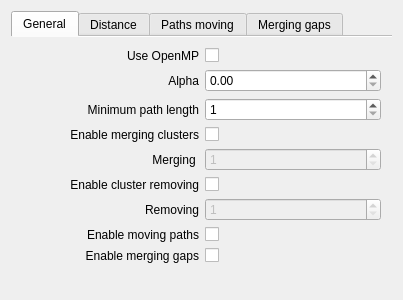
<?xml version="1.0" encoding="UTF-8"?>
<ui version="4.0">
 <class>PathAnalysisConfig</class>
 <widget class="IConfigItem" name="PathAnalysisConfig">
  <property name="geometry">
   <rect>
    <x>0</x>
    <y>0</y>
    <width>400</width>
    <height>300</height>
   </rect>
  </property>
  <property name="windowTitle">
   <string>Path analysis</string>
  </property>
  <layout class="QGridLayout" name="gridLayout">
   <item row="0" column="0">
    <widget class="QTabWidget" name="m_TabWidget">
     <property name="currentIndex">
      <number>0</number>
     </property>
     <property name="documentMode">
      <bool>true</bool>
     </property>
     <widget class="QWidget" name="m_GeneralTab">
      <attribute name="title">
       <string>General</string>
      </attribute>
      <layout class="QGridLayout" name="gridLayout_3">
       <item row="1" column="1">
        <widget class="QDoubleSpinBox" name="m_Alpha">
         <property name="maximum">
          <double>1.000000000000000</double>
         </property>
         <property name="singleStep">
          <double>0.100000000000000</double>
         </property>
        </widget>
       </item>
       <item row="1" column="0">
        <widget class="QLabel" name="label_2">
         <property name="text">
          <string>Alpha</string>
         </property>
         <property name="alignment">
          <set>Qt::AlignRight|Qt::AlignTrailing|Qt::AlignVCenter</set>
         </property>
        </widget>
       </item>
       <item row="10" column="0" colspan="2">
        <spacer name="verticalSpacer_2">
         <property name="orientation">
          <enum>Qt::Vertical</enum>
         </property>
         <property name="sizeHint" stdset="0">
          <size>
           <width>20</width>
           <height>40</height>
          </size>
         </property>
        </spacer>
       </item>
       <item row="2" column="1">
        <widget class="QSpinBox" name="m_MinimumPathLength">
         <property name="minimum">
          <number>1</number>
         </property>
         <property name="maximum">
          <number>100</number>
         </property>
        </widget>
       </item>
       <item row="0" column="0">
        <widget class="QLabel" name="label">
         <property name="text">
          <string>Use OpenMP</string>
         </property>
         <property name="alignment">
          <set>Qt::AlignRight|Qt::AlignTrailing|Qt::AlignVCenter</set>
         </property>
        </widget>
       </item>
       <item row="0" column="1">
        <widget class="QCheckBox" name="m_UseOpenMP">
         <property name="text">
          <string/>
         </property>
        </widget>
       </item>
       <item row="2" column="0">
        <widget class="QLabel" name="label_12">
         <property name="text">
          <string>Minimum path length</string>
         </property>
         <property name="alignment">
          <set>Qt::AlignRight|Qt::AlignTrailing|Qt::AlignVCenter</set>
         </property>
        </widget>
       </item>
       <item row="3" column="0">
        <widget class="QLabel" name="label_13">
         <property name="text">
          <string>Enable merging clusters</string>
         </property>
         <property name="alignment">
          <set>Qt::AlignRight|Qt::AlignTrailing|Qt::AlignVCenter</set>
         </property>
        </widget>
       </item>
       <item row="7" column="0">
        <widget class="QLabel" name="label_18">
         <property name="text">
          <string>Enable moving paths</string>
         </property>
         <property name="alignment">
          <set>Qt::AlignRight|Qt::AlignTrailing|Qt::AlignVCenter</set>
         </property>
        </widget>
       </item>
       <item row="3" column="1">
        <widget class="QCheckBox" name="m_EnableMerging">
         <property name="text">
          <string/>
         </property>
        </widget>
       </item>
       <item row="8" column="1">
        <widget class="QCheckBox" name="m_EnableMergingGaps">
         <property name="text">
          <string/>
         </property>
        </widget>
       </item>
       <item row="8" column="0">
        <widget class="QLabel" name="label_19">
         <property name="text">
          <string>Enable merging gaps</string>
         </property>
         <property name="alignment">
          <set>Qt::AlignRight|Qt::AlignTrailing|Qt::AlignVCenter</set>
         </property>
        </widget>
       </item>
       <item row="7" column="1">
        <widget class="QCheckBox" name="m_EnableMovingPaths">
         <property name="text">
          <string/>
         </property>
        </widget>
       </item>
       <item row="5" column="0">
        <widget class="QLabel" name="label_20">
         <property name="text">
          <string>Enable cluster removing</string>
         </property>
         <property name="alignment">
          <set>Qt::AlignRight|Qt::AlignTrailing|Qt::AlignVCenter</set>
         </property>
        </widget>
       </item>
       <item row="4" column="0">
        <widget class="QLabel" name="label_21">
         <property name="text">
          <string>Merging </string>
         </property>
         <property name="alignment">
          <set>Qt::AlignRight|Qt::AlignTrailing|Qt::AlignVCenter</set>
         </property>
        </widget>
       </item>
       <item row="5" column="1">
        <widget class="QCheckBox" name="m_EnableClusterRemoving">
         <property name="text">
          <string/>
         </property>
        </widget>
       </item>
       <item row="4" column="1">
        <widget class="QSpinBox" name="m_EnableMergingCount">
         <property name="enabled">
          <bool>false</bool>
         </property>
         <property name="minimum">
          <number>1</number>
         </property>
         <property name="maximum">
          <number>10</number>
         </property>
        </widget>
       </item>
       <item row="6" column="0">
        <widget class="QLabel" name="label_22">
         <property name="text">
          <string>Removing</string>
         </property>
         <property name="alignment">
          <set>Qt::AlignRight|Qt::AlignTrailing|Qt::AlignVCenter</set>
         </property>
        </widget>
       </item>
       <item row="6" column="1">
        <widget class="QSpinBox" name="m_EnableClusterRemovingCount">
         <property name="enabled">
          <bool>false</bool>
         </property>
         <property name="minimum">
          <number>1</number>
         </property>
         <property name="maximum">
          <number>10</number>
         </property>
        </widget>
       </item>
      </layout>
     </widget>
     <widget class="QWidget" name="m_DistanceTab">
      <attribute name="title">
       <string>Distance</string>
      </attribute>
      <layout class="QVBoxLayout" name="verticalLayout">
       <item>
        <widget class="QGroupBox" name="groupBox">
         <property name="title">
          <string>Weight</string>
         </property>
         <layout class="QHBoxLayout" name="horizontalLayout_4">
          <item>
           <widget class="QLabel" name="label_3">
            <property name="text">
             <string>X</string>
            </property>
            <property name="alignment">
             <set>Qt::AlignRight|Qt::AlignTrailing|Qt::AlignVCenter</set>
            </property>
           </widget>
          </item>
          <item>
           <widget class="QDoubleSpinBox" name="m_WeightX">
            <property name="decimals">
             <number>0</number>
            </property>
            <property name="maximum">
             <double>1000.000000000000000</double>
            </property>
            <property name="singleStep">
             <double>10.000000000000000</double>
            </property>
           </widget>
          </item>
          <item>
           <widget class="QLabel" name="label_4">
            <property name="text">
             <string>Y</string>
            </property>
            <property name="alignment">
             <set>Qt::AlignRight|Qt::AlignTrailing|Qt::AlignVCenter</set>
            </property>
           </widget>
          </item>
          <item>
           <widget class="QDoubleSpinBox" name="m_WeightY">
            <property name="decimals">
             <number>0</number>
            </property>
            <property name="maximum">
             <double>1000.000000000000000</double>
            </property>
            <property name="singleStep">
             <double>10.000000000000000</double>
            </property>
           </widget>
          </item>
          <item>
           <widget class="QLabel" name="label_5">
            <property name="text">
             <string>Tau</string>
            </property>
            <property name="alignment">
             <set>Qt::AlignRight|Qt::AlignTrailing|Qt::AlignVCenter</set>
            </property>
           </widget>
          </item>
          <item>
           <widget class="QDoubleSpinBox" name="m_WeightTau">
            <property name="decimals">
             <number>2</number>
            </property>
            <property name="maximum">
             <double>1.000000000000000</double>
            </property>
            <property name="singleStep">
             <double>0.100000000000000</double>
            </property>
           </widget>
          </item>
         </layout>
        </widget>
       </item>
       <item>
        <widget class="QGroupBox" name="groupBox_2">
         <property name="title">
          <string>Path thresholds</string>
         </property>
         <layout class="QHBoxLayout" name="horizontalLayout_2">
          <item>
           <widget class="QLabel" name="label_6">
            <property name="text">
             <string>Total</string>
            </property>
            <property name="alignment">
             <set>Qt::AlignRight|Qt::AlignTrailing|Qt::AlignVCenter</set>
            </property>
           </widget>
          </item>
          <item>
           <widget class="QDoubleSpinBox" name="m_PathThresholdsTotal">
            <property name="decimals">
             <number>0</number>
            </property>
            <property name="maximum">
             <double>1000.000000000000000</double>
            </property>
           </widget>
          </item>
          <item>
           <widget class="QLabel" name="label_7">
            <property name="text">
             <string>Positional</string>
            </property>
            <property name="alignment">
             <set>Qt::AlignRight|Qt::AlignTrailing|Qt::AlignVCenter</set>
            </property>
           </widget>
          </item>
          <item>
           <widget class="QDoubleSpinBox" name="m_PathThresholdsPositional">
            <property name="decimals">
             <number>0</number>
            </property>
            <property name="maximum">
             <double>1000.000000000000000</double>
            </property>
           </widget>
          </item>
          <item>
           <widget class="QLabel" name="label_8">
            <property name="text">
             <string>Tangent</string>
            </property>
            <property name="alignment">
             <set>Qt::AlignRight|Qt::AlignTrailing|Qt::AlignVCenter</set>
            </property>
           </widget>
          </item>
          <item>
           <widget class="QDoubleSpinBox" name="m_PathThresholdsTangent">
            <property name="decimals">
             <number>0</number>
            </property>
            <property name="maximum">
             <double>1000.000000000000000</double>
            </property>
           </widget>
          </item>
         </layout>
        </widget>
       </item>
       <item>
        <widget class="QGroupBox" name="groupBox_3">
         <property name="title">
          <string>Cluster thresholds</string>
         </property>
         <layout class="QHBoxLayout" name="horizontalLayout">
          <item>
           <widget class="QLabel" name="label_9">
            <property name="text">
             <string>Total</string>
            </property>
            <property name="alignment">
             <set>Qt::AlignRight|Qt::AlignTrailing|Qt::AlignVCenter</set>
            </property>
           </widget>
          </item>
          <item>
           <widget class="QDoubleSpinBox" name="m_ClusterThresholdsTotal">
            <property name="decimals">
             <number>0</number>
            </property>
            <property name="maximum">
             <double>1000.000000000000000</double>
            </property>
           </widget>
          </item>
          <item>
           <widget class="QLabel" name="label_10">
            <property name="text">
             <string>Positional</string>
            </property>
            <property name="alignment">
             <set>Qt::AlignRight|Qt::AlignTrailing|Qt::AlignVCenter</set>
            </property>
           </widget>
          </item>
          <item>
           <widget class="QDoubleSpinBox" name="m_ClusterThresholdsPositional">
            <property name="decimals">
             <number>0</number>
            </property>
            <property name="maximum">
             <double>1000.000000000000000</double>
            </property>
           </widget>
          </item>
          <item>
           <widget class="QLabel" name="label_11">
            <property name="text">
             <string>Tangent</string>
            </property>
            <property name="alignment">
             <set>Qt::AlignRight|Qt::AlignTrailing|Qt::AlignVCenter</set>
            </property>
           </widget>
          </item>
          <item>
           <widget class="QDoubleSpinBox" name="m_ClusterThresholdsTangent">
            <property name="decimals">
             <number>0</number>
            </property>
            <property name="maximum">
             <double>1000.000000000000000</double>
            </property>
           </widget>
          </item>
         </layout>
        </widget>
       </item>
       <item>
        <spacer name="verticalSpacer">
         <property name="orientation">
          <enum>Qt::Vertical</enum>
         </property>
         <property name="sizeHint" stdset="0">
          <size>
           <width>20</width>
           <height>40</height>
          </size>
         </property>
        </spacer>
       </item>
      </layout>
     </widget>
     <widget class="QWidget" name="m_PathsMovingTab">
      <attribute name="title">
       <string>Paths moving</string>
      </attribute>
      <layout class="QGridLayout" name="gridLayout_4">
       <item row="3" column="0">
        <widget class="QLabel" name="label_16">
         <property name="text">
          <string>Create new clusters</string>
         </property>
         <property name="alignment">
          <set>Qt::AlignRight|Qt::AlignTrailing|Qt::AlignVCenter</set>
         </property>
        </widget>
       </item>
       <item row="4" column="1">
        <widget class="QCheckBox" name="m_TryMovingOnlyWhenCurrentIsTooFar">
         <property name="text">
          <string/>
         </property>
        </widget>
       </item>
       <item row="1" column="0">
        <widget class="QLabel" name="label_14">
         <property name="text">
          <string>Paths percentage per frame</string>
         </property>
         <property name="alignment">
          <set>Qt::AlignRight|Qt::AlignTrailing|Qt::AlignVCenter</set>
         </property>
        </widget>
       </item>
       <item row="2" column="0">
        <widget class="QLabel" name="label_15">
         <property name="text">
          <string>Min paths per frame</string>
         </property>
         <property name="alignment">
          <set>Qt::AlignRight|Qt::AlignTrailing|Qt::AlignVCenter</set>
         </property>
        </widget>
       </item>
       <item row="2" column="1">
        <widget class="QSpinBox" name="m_MinPathsMovesPerFrame">
         <property name="maximum">
          <number>100</number>
         </property>
        </widget>
       </item>
       <item row="3" column="1">
        <widget class="QCheckBox" name="m_CreateNewCluster">
         <property name="text">
          <string/>
         </property>
        </widget>
       </item>
       <item row="1" column="1">
        <widget class="QDoubleSpinBox" name="m_PathsPercentageMovesPerFrame">
         <property name="maximum">
          <double>1.000000000000000</double>
         </property>
         <property name="singleStep">
          <double>0.010000000000000</double>
         </property>
        </widget>
       </item>
       <item row="5" column="0" colspan="2">
        <spacer name="verticalSpacer_3">
         <property name="orientation">
          <enum>Qt::Vertical</enum>
         </property>
         <property name="sizeHint" stdset="0">
          <size>
           <width>355</width>
           <height>119</height>
          </size>
         </property>
        </spacer>
       </item>
       <item row="4" column="0">
        <widget class="QLabel" name="label_17">
         <property name="text">
          <string>Only too far</string>
         </property>
         <property name="alignment">
          <set>Qt::AlignRight|Qt::AlignTrailing|Qt::AlignVCenter</set>
         </property>
        </widget>
       </item>
       <item row="0" column="0">
        <widget class="QLabel" name="label_23">
         <property name="text">
          <string>Moving</string>
         </property>
         <property name="alignment">
          <set>Qt::AlignRight|Qt::AlignTrailing|Qt::AlignVCenter</set>
         </property>
        </widget>
       </item>
       <item row="0" column="1">
        <widget class="QSpinBox" name="m_EnableMovingPathsCount">
         <property name="minimum">
          <number>1</number>
         </property>
         <property name="maximum">
          <number>10</number>
         </property>
        </widget>
       </item>
      </layout>
     </widget>
     <widget class="QWidget" name="m_MergingGapsTab">
      <attribute name="title">
       <string>Merging gaps</string>
      </attribute>
      <layout class="QGridLayout" name="gridLayout_5">
       <item row="2" column="0" colspan="2">
        <widget class="QGroupBox" name="groupBox_4">
         <property name="title">
          <string>Thresholds</string>
         </property>
         <layout class="QHBoxLayout" name="horizontalLayout_3">
          <item>
           <widget class="QLabel" name="label_25">
            <property name="text">
             <string>Time</string>
            </property>
            <property name="alignment">
             <set>Qt::AlignRight|Qt::AlignTrailing|Qt::AlignVCenter</set>
            </property>
           </widget>
          </item>
          <item>
           <widget class="QSpinBox" name="m_MergingThresholdsTime">
            <property name="maximum">
             <number>1000</number>
            </property>
           </widget>
          </item>
          <item>
           <widget class="QLabel" name="label_26">
            <property name="text">
             <string>X</string>
            </property>
            <property name="alignment">
             <set>Qt::AlignRight|Qt::AlignTrailing|Qt::AlignVCenter</set>
            </property>
           </widget>
          </item>
          <item>
           <widget class="QDoubleSpinBox" name="m_MergingThresholdsX">
            <property name="maximum">
             <double>100.000000000000000</double>
            </property>
           </widget>
          </item>
          <item>
           <widget class="QLabel" name="label_27">
            <property name="text">
             <string>Y</string>
            </property>
            <property name="alignment">
             <set>Qt::AlignRight|Qt::AlignTrailing|Qt::AlignVCenter</set>
            </property>
           </widget>
          </item>
          <item>
           <widget class="QDoubleSpinBox" name="m_MergingThresholdsY">
            <property name="maximum">
             <double>100.000000000000000</double>
            </property>
           </widget>
          </item>
         </layout>
        </widget>
       </item>
       <item row="3" column="0" colspan="2">
        <spacer name="verticalSpacer_4">
         <property name="orientation">
          <enum>Qt::Vertical</enum>
         </property>
         <property name="sizeHint" stdset="0">
          <size>
           <width>20</width>
           <height>40</height>
          </size>
         </property>
        </spacer>
       </item>
       <item row="0" column="1">
        <widget class="QSpinBox" name="m_EnableMergingGapsCount">
         <property name="minimum">
          <number>1</number>
         </property>
         <property name="maximum">
          <number>10</number>
         </property>
        </widget>
       </item>
       <item row="0" column="0">
        <widget class="QLabel" name="label_24">
         <property name="text">
          <string>Merging</string>
         </property>
         <property name="alignment">
          <set>Qt::AlignRight|Qt::AlignTrailing|Qt::AlignVCenter</set>
         </property>
        </widget>
       </item>
       <item row="1" column="0">
        <widget class="QLabel" name="label_28">
         <property name="text">
          <string>Oldest time</string>
         </property>
         <property name="alignment">
          <set>Qt::AlignRight|Qt::AlignTrailing|Qt::AlignVCenter</set>
         </property>
        </widget>
       </item>
       <item row="1" column="1">
        <widget class="QSpinBox" name="m_MergingOldestClusterTime">
         <property name="maximum">
          <number>1000</number>
         </property>
        </widget>
       </item>
      </layout>
     </widget>
    </widget>
   </item>
  </layout>
 </widget>
 <layoutdefault spacing="6" margin="11"/>
 <customwidgets>
  <customwidget>
   <class>IConfigItem</class>
   <extends>QWidget</extends>
   <header>iconfigitem.h</header>
   <container>1</container>
  </customwidget>
 </customwidgets>
 <resources/>
 <connections>
  <connection>
   <sender>m_UseOpenMP</sender>
   <signal>toggled(bool)</signal>
   <receiver>PathAnalysisConfig</receiver>
   <slot>setUseOpenMP(bool)</slot>
   <hints>
    <hint type="sourcelabel">
     <x>289</x>
     <y>46</y>
    </hint>
    <hint type="destinationlabel">
     <x>199</x>
     <y>149</y>
    </hint>
   </hints>
  </connection>
  <connection>
   <sender>m_Alpha</sender>
   <signal>valueChanged(double)</signal>
   <receiver>PathAnalysisConfig</receiver>
   <slot>setAlpha(double)</slot>
   <hints>
    <hint type="sourcelabel">
     <x>289</x>
     <y>68</y>
    </hint>
    <hint type="destinationlabel">
     <x>199</x>
     <y>149</y>
    </hint>
   </hints>
  </connection>
  <connection>
   <sender>m_MinimumPathLength</sender>
   <signal>valueChanged(int)</signal>
   <receiver>PathAnalysisConfig</receiver>
   <slot>setMinimumPathLength(int)</slot>
   <hints>
    <hint type="sourcelabel">
     <x>289</x>
     <y>94</y>
    </hint>
    <hint type="destinationlabel">
     <x>199</x>
     <y>149</y>
    </hint>
   </hints>
  </connection>
  <connection>
   <sender>m_EnableMerging</sender>
   <signal>toggled(bool)</signal>
   <receiver>PathAnalysisConfig</receiver>
   <slot>setEnableMerging(bool)</slot>
   <hints>
    <hint type="sourcelabel">
     <x>289</x>
     <y>117</y>
    </hint>
    <hint type="destinationlabel">
     <x>199</x>
     <y>149</y>
    </hint>
   </hints>
  </connection>
  <connection>
   <sender>m_EnableMergingCount</sender>
   <signal>valueChanged(int)</signal>
   <receiver>PathAnalysisConfig</receiver>
   <slot>setEnableMergingCount(int)</slot>
   <hints>
    <hint type="sourcelabel">
     <x>289</x>
     <y>139</y>
    </hint>
    <hint type="destinationlabel">
     <x>199</x>
     <y>149</y>
    </hint>
   </hints>
  </connection>
  <connection>
   <sender>m_EnableClusterRemoving</sender>
   <signal>toggled(bool)</signal>
   <receiver>PathAnalysisConfig</receiver>
   <slot>setEnableClusterRemoving(bool)</slot>
   <hints>
    <hint type="sourcelabel">
     <x>289</x>
     <y>162</y>
    </hint>
    <hint type="destinationlabel">
     <x>199</x>
     <y>149</y>
    </hint>
   </hints>
  </connection>
  <connection>
   <sender>m_EnableClusterRemovingCount</sender>
   <signal>valueChanged(int)</signal>
   <receiver>PathAnalysisConfig</receiver>
   <slot>setEnableClusterRemovingCount(int)</slot>
   <hints>
    <hint type="sourcelabel">
     <x>289</x>
     <y>184</y>
    </hint>
    <hint type="destinationlabel">
     <x>199</x>
     <y>149</y>
    </hint>
   </hints>
  </connection>
  <connection>
   <sender>m_EnableMovingPaths</sender>
   <signal>toggled(bool)</signal>
   <receiver>PathAnalysisConfig</receiver>
   <slot>setEnableMovingPaths(bool)</slot>
   <hints>
    <hint type="sourcelabel">
     <x>289</x>
     <y>207</y>
    </hint>
    <hint type="destinationlabel">
     <x>199</x>
     <y>149</y>
    </hint>
   </hints>
  </connection>
  <connection>
   <sender>m_EnableMovingPathsCount</sender>
   <signal>valueChanged(int)</signal>
   <receiver>PathAnalysisConfig</receiver>
   <slot>setEnableMovingPathsCount(int)</slot>
   <hints>
    <hint type="sourcelabel">
     <x>82</x>
     <y>39</y>
    </hint>
    <hint type="destinationlabel">
     <x>199</x>
     <y>149</y>
    </hint>
   </hints>
  </connection>
  <connection>
   <sender>m_EnableMergingGaps</sender>
   <signal>toggled(bool)</signal>
   <receiver>PathAnalysisConfig</receiver>
   <slot>setEnableMergingGaps(bool)</slot>
   <hints>
    <hint type="sourcelabel">
     <x>289</x>
     <y>226</y>
    </hint>
    <hint type="destinationlabel">
     <x>199</x>
     <y>149</y>
    </hint>
   </hints>
  </connection>
  <connection>
   <sender>m_EnableMergingGapsCount</sender>
   <signal>valueChanged(int)</signal>
   <receiver>PathAnalysisConfig</receiver>
   <slot>setEnableMergingGapsCount(int)</slot>
   <hints>
    <hint type="sourcelabel">
     <x>289</x>
     <y>49</y>
    </hint>
    <hint type="destinationlabel">
     <x>199</x>
     <y>149</y>
    </hint>
   </hints>
  </connection>
  <connection>
   <sender>m_WeightX</sender>
   <signal>valueChanged(double)</signal>
   <receiver>PathAnalysisConfig</receiver>
   <slot>setWeightX(double)</slot>
   <hints>
    <hint type="sourcelabel">
     <x>112</x>
     <y>72</y>
    </hint>
    <hint type="destinationlabel">
     <x>199</x>
     <y>149</y>
    </hint>
   </hints>
  </connection>
  <connection>
   <sender>m_WeightY</sender>
   <signal>valueChanged(double)</signal>
   <receiver>PathAnalysisConfig</receiver>
   <slot>setWeightY(double)</slot>
   <hints>
    <hint type="sourcelabel">
     <x>227</x>
     <y>72</y>
    </hint>
    <hint type="destinationlabel">
     <x>199</x>
     <y>149</y>
    </hint>
   </hints>
  </connection>
  <connection>
   <sender>m_WeightTau</sender>
   <signal>valueChanged(double)</signal>
   <receiver>PathAnalysisConfig</receiver>
   <slot>setWeightTau(double)</slot>
   <hints>
    <hint type="sourcelabel">
     <x>342</x>
     <y>72</y>
    </hint>
    <hint type="destinationlabel">
     <x>199</x>
     <y>149</y>
    </hint>
   </hints>
  </connection>
  <connection>
   <sender>m_PathThresholdsTotal</sender>
   <signal>valueChanged(double)</signal>
   <receiver>PathAnalysisConfig</receiver>
   <slot>setPathThresholdsTotal(double)</slot>
   <hints>
    <hint type="sourcelabel">
     <x>112</x>
     <y>131</y>
    </hint>
    <hint type="destinationlabel">
     <x>199</x>
     <y>149</y>
    </hint>
   </hints>
  </connection>
  <connection>
   <sender>m_PathThresholdsPositional</sender>
   <signal>valueChanged(double)</signal>
   <receiver>PathAnalysisConfig</receiver>
   <slot>setPathThresholdsPositional(double)</slot>
   <hints>
    <hint type="sourcelabel">
     <x>227</x>
     <y>131</y>
    </hint>
    <hint type="destinationlabel">
     <x>199</x>
     <y>149</y>
    </hint>
   </hints>
  </connection>
  <connection>
   <sender>m_PathThresholdsTangent</sender>
   <signal>valueChanged(double)</signal>
   <receiver>PathAnalysisConfig</receiver>
   <slot>setPathThresholdsTangent(double)</slot>
   <hints>
    <hint type="sourcelabel">
     <x>342</x>
     <y>131</y>
    </hint>
    <hint type="destinationlabel">
     <x>199</x>
     <y>149</y>
    </hint>
   </hints>
  </connection>
  <connection>
   <sender>m_ClusterThresholdsTotal</sender>
   <signal>valueChanged(double)</signal>
   <receiver>PathAnalysisConfig</receiver>
   <slot>setClusterThresholdsTotal(double)</slot>
   <hints>
    <hint type="sourcelabel">
     <x>112</x>
     <y>190</y>
    </hint>
    <hint type="destinationlabel">
     <x>199</x>
     <y>149</y>
    </hint>
   </hints>
  </connection>
  <connection>
   <sender>m_ClusterThresholdsTangent</sender>
   <signal>valueChanged(double)</signal>
   <receiver>PathAnalysisConfig</receiver>
   <slot>setClusterThresholdsTangent(double)</slot>
   <hints>
    <hint type="sourcelabel">
     <x>342</x>
     <y>190</y>
    </hint>
    <hint type="destinationlabel">
     <x>199</x>
     <y>149</y>
    </hint>
   </hints>
  </connection>
  <connection>
   <sender>m_ClusterThresholdsPositional</sender>
   <signal>valueChanged(double)</signal>
   <receiver>PathAnalysisConfig</receiver>
   <slot>setClusterThresholdsPositional(double)</slot>
   <hints>
    <hint type="sourcelabel">
     <x>227</x>
     <y>190</y>
    </hint>
    <hint type="destinationlabel">
     <x>199</x>
     <y>149</y>
    </hint>
   </hints>
  </connection>
  <connection>
   <sender>m_PathsPercentageMovesPerFrame</sender>
   <signal>valueChanged(double)</signal>
   <receiver>PathAnalysisConfig</receiver>
   <slot>setPathsPercentageMovesPerFrame(double)</slot>
   <hints>
    <hint type="sourcelabel">
     <x>289</x>
     <y>75</y>
    </hint>
    <hint type="destinationlabel">
     <x>199</x>
     <y>149</y>
    </hint>
   </hints>
  </connection>
  <connection>
   <sender>m_MinPathsMovesPerFrame</sender>
   <signal>valueChanged(int)</signal>
   <receiver>PathAnalysisConfig</receiver>
   <slot>setMinPathsMovesPerFrame(int)</slot>
   <hints>
    <hint type="sourcelabel">
     <x>289</x>
     <y>101</y>
    </hint>
    <hint type="destinationlabel">
     <x>199</x>
     <y>149</y>
    </hint>
   </hints>
  </connection>
  <connection>
   <sender>m_CreateNewCluster</sender>
   <signal>toggled(bool)</signal>
   <receiver>PathAnalysisConfig</receiver>
   <slot>setCreateNewCluster(bool)</slot>
   <hints>
    <hint type="sourcelabel">
     <x>289</x>
     <y>124</y>
    </hint>
    <hint type="destinationlabel">
     <x>199</x>
     <y>149</y>
    </hint>
   </hints>
  </connection>
  <connection>
   <sender>m_TryMovingOnlyWhenCurrentIsTooFar</sender>
   <signal>toggled(bool)</signal>
   <receiver>PathAnalysisConfig</receiver>
   <slot>setTryMovingOnlyWhenCurrentIsTooFar(bool)</slot>
   <hints>
    <hint type="sourcelabel">
     <x>289</x>
     <y>143</y>
    </hint>
    <hint type="destinationlabel">
     <x>199</x>
     <y>149</y>
    </hint>
   </hints>
  </connection>
  <connection>
   <sender>m_MergingOldestClusterTime</sender>
   <signal>valueChanged(int)</signal>
   <receiver>PathAnalysisConfig</receiver>
   <slot>setMergingOldestClusterTime(int)</slot>
   <hints>
    <hint type="sourcelabel">
     <x>289</x>
     <y>75</y>
    </hint>
    <hint type="destinationlabel">
     <x>199</x>
     <y>149</y>
    </hint>
   </hints>
  </connection>
  <connection>
   <sender>m_MergingThresholdsTime</sender>
   <signal>valueChanged(int)</signal>
   <receiver>PathAnalysisConfig</receiver>
   <slot>setMergingThresholdsTime(int)</slot>
   <hints>
    <hint type="sourcelabel">
     <x>107</x>
     <y>124</y>
    </hint>
    <hint type="destinationlabel">
     <x>199</x>
     <y>149</y>
    </hint>
   </hints>
  </connection>
  <connection>
   <sender>m_MergingThresholdsX</sender>
   <signal>valueChanged(double)</signal>
   <receiver>PathAnalysisConfig</receiver>
   <slot>setMergingThresholdsX(double)</slot>
   <hints>
    <hint type="sourcelabel">
     <x>220</x>
     <y>124</y>
    </hint>
    <hint type="destinationlabel">
     <x>199</x>
     <y>149</y>
    </hint>
   </hints>
  </connection>
  <connection>
   <sender>m_MergingThresholdsY</sender>
   <signal>valueChanged(double)</signal>
   <receiver>PathAnalysisConfig</receiver>
   <slot>setMergingThresholdsY(double)</slot>
   <hints>
    <hint type="sourcelabel">
     <x>338</x>
     <y>124</y>
    </hint>
    <hint type="destinationlabel">
     <x>199</x>
     <y>149</y>
    </hint>
   </hints>
  </connection>
 </connections>
 <slots>
  <slot>setUseOpenMP(bool)</slot>
  <slot>setAlpha(double)</slot>
  <slot>setMinimumPathLength(int)</slot>
  <slot>setEnableMerging(bool)</slot>
  <slot>setEnableMergingCount(int)</slot>
  <slot>setEnableClusterRemoving(bool)</slot>
  <slot>setEnableClusterRemovingCount(int)</slot>
  <slot>setEnableMovingPaths(bool)</slot>
  <slot>setEnableMergingGaps(bool)</slot>
  <slot>setWeightY(double)</slot>
  <slot>setWeightX(double)</slot>
  <slot>setWeightTau(double)</slot>
  <slot>setPathThresholdsTotal(double)</slot>
  <slot>setPathThresholdsPositional(double)</slot>
  <slot>setPathThresholdsTangent(double)</slot>
  <slot>setClusterThresholdsTotal(double)</slot>
  <slot>setClusterThresholdsPositional(double)</slot>
  <slot>setClusterThresholdsTangent(double)</slot>
  <slot>setEnableMovingPathsCount(int)</slot>
  <slot>setPathsPercentageMovesPerFrame(double)</slot>
  <slot>setMinPathsMovesPerFrame(int)</slot>
  <slot>setCreateNewCluster(bool)</slot>
  <slot>setTryMovingOnlyWhenCurrentIsTooFar(bool)</slot>
  <slot>setEnableMergingGapsCount(int)</slot>
  <slot>setMergingThresholdsTime(int)</slot>
  <slot>setMergingThresholdsX(double)</slot>
  <slot>setMergingThresholdsY(double)</slot>
  <slot>setMergingOldestClusterTime(int)</slot>
 </slots>
</ui>
